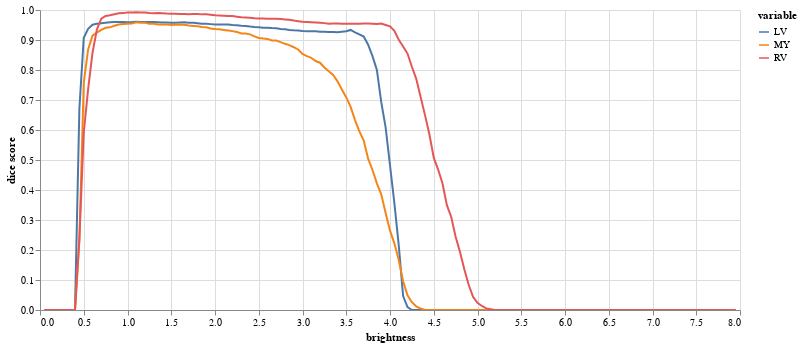

Source (notebook cell):
### Code cell
(alt
 .Chart(results.melt(id_vars=['brightness'],value_vars=['LV','MY','RV'],value_name='dice score'))
 .mark_line()
 .encode(
     x="brightness",
     y="dice score",
     color="variable",
     tooltip="dice score"
 )
 .properties(width=700,height=300)
 .interactive()
)

### Figure 1 — Vega-Lite specification as saved in the notebook (floating-point values rounded to 4 significant figures; data arrays with more than 128 entries replaced by an {"elided": "..."} marker saying what was removed)
{"config": {"view": {"continuousWidth": 400, "continuousHeight": 300}}, "data": {"name": "data-76c52c5f4897e5bcc120863b985d10f5"}, "mark": "line", "encoding": {"color": {"field": "variable", "type": "nominal"}, "tooltip": {"field": "dice score", "type": "quantitative"}, "x": {"field": "brightness", "type": "quantitative"}, "y": {"field": "dice score", "type": "quantitative"}}, "height": 300, "selection": {"selector004": {"type": "interval", "bind": "scales", "encodings": ["x", "y"]}}, "width": 700, "$schema": "https://vega.github.io/schema/vega-lite/v4.17.0.json", "datasets": {"data-76c52c5f4897e5bcc120863b985d10f5": {"elided": "477 records"}}}
